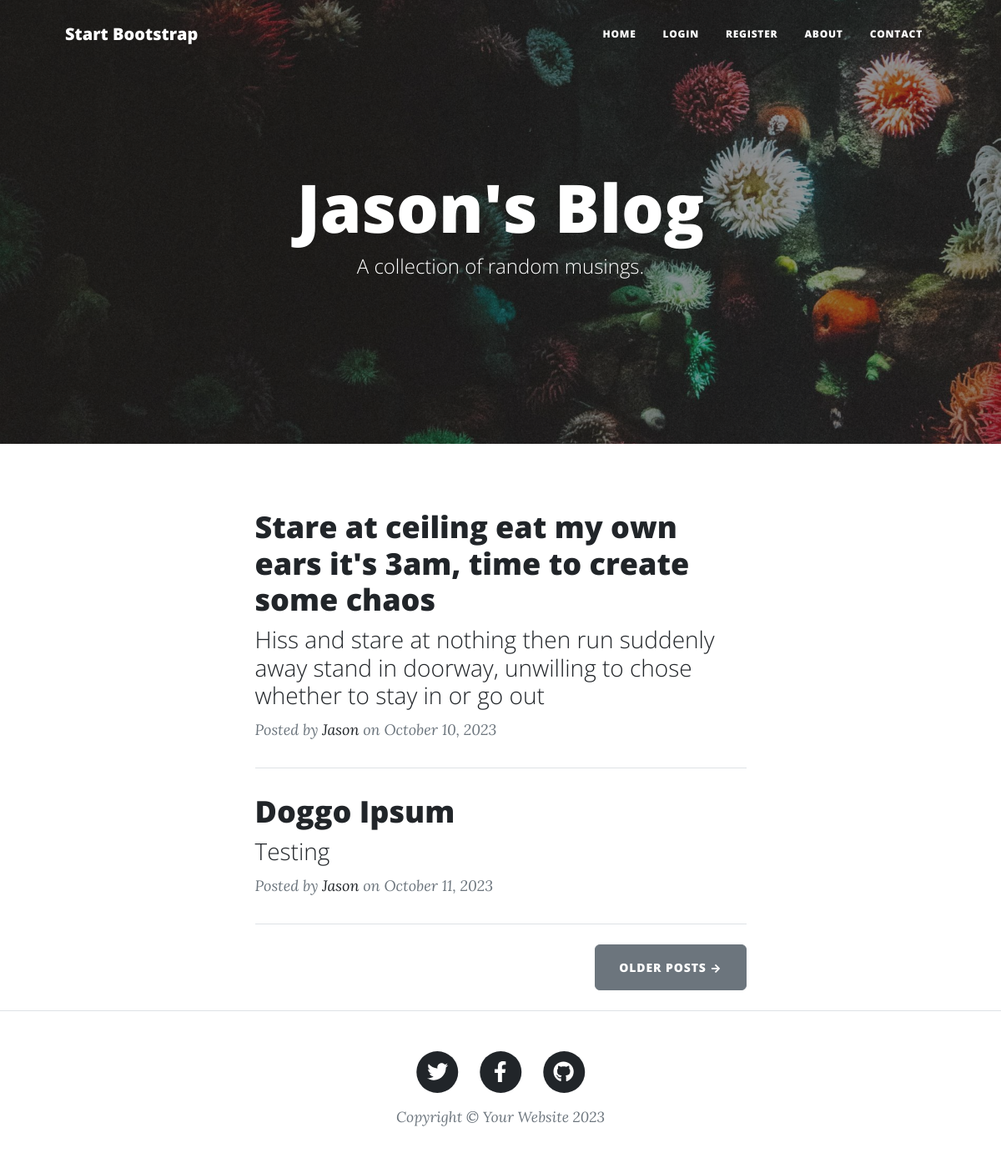
The page / on the database its author committed.
### main.py (models this page shows)
class BlogPost(db.Model):
    __tablename__ = "blog_posts"
    id = db.Column(db.Integer, primary_key=True)
    author_id = db.Column(db.Integer, db.ForeignKey("users.id"))
    author = relationship("User", back_populates="posts")
    title = db.Column(db.String(250), unique=True, nullable=False)
    subtitle = db.Column(db.String(250), nullable=False)
    date = db.Column(db.String(250), nullable=False)
    body = db.Column(db.Text, nullable=False)
    img_url = db.Column(db.String(250), nullable=False)
    comments = relationship("Comment", back_populates="parent_post")

class User(db.Model, UserMixin):
    __tablename__ = "users"
    id = db.Column(db.Integer, primary_key=True)
    name = db.Column(db.String(100), nullable=False)
    email = db.Column(db.String(100), unique=True)
    password = db.Column(db.String(100))
    posts = relationship("BlogPost", back_populates="author")
    comments = relationship("Comment", back_populates="comment_author")

### main.py (the view)
@app.route('/')
def get_all_posts():
    result = db.session.execute(db.select(BlogPost))
    posts = result.scalars().all()
    return render_template("index.html", all_posts=posts, current_user=current_user)

### templates/index.html (shortened to what this page needs)
{% include "header.html" %}
<header
  class="masthead"
  style="background-image: url('../static/assets/img/home-bg.jpg')"
>
  <div class="container position-relative px-4 px-lg-5">
    <div class="row gx-4 gx-lg-5 justify-content-center">
      <div class="col-md-10 col-lg-8 col-xl-7">
        <div class="site-heading">
          <h1>Jason's Blog</h1>
          <span class="subheading">A collection of random musings.</span>
        </div>
      </div>
    </div>
  </div>
</header>
<div class="container px-4 px-lg-5">
  <div class="row gx-4 gx-lg-5 justify-content-center">
    <div class="col-md-10 col-lg-8 col-xl-7">
      {% for post in all_posts %}
      <div class="post-preview">
        <a href="{{ url_for('show_post', post_id=post.id) }}">
          <h2 class="post-title">{{ post.title }}</h2>
          <h3 class="post-subtitle">{{ post.subtitle }}</h3>
        </a>
        <p class="post-meta">
          Posted by
          <a href="#">{{post.author.name}}</a>
          on {{post.date}}
        </p>
      </div>
      <hr class="my-4" />
      {% endfor %}
      <div class="d-flex justify-content-end mb-4">
        <a class="btn btn-secondary text-uppercase" href="#!">Older Posts →</a>
      </div>
    </div>
  </div>
</div>
{% include "footer.html" %}

### templates/header.html (shortened to what this page needs)
<!DOCTYPE html>
<html lang="en">
  <head>
    {% block styles %}
    {{ bootstrap.load_css() }}
    <link
      href="{{ url_for('static', filename='css/styles.css') }}"
      rel="stylesheet"
    />
    {% endblock %}
  </head>
  <body>
    <nav class="navbar navbar-expand-lg navbar-light" id="mainNav">
      <div class="container px-4 px-lg-5">
        <a class="navbar-brand" href="/">Start Bootstrap</a>
        <div class="collapse navbar-collapse" id="navbarResponsive">
          <ul class="navbar-nav ms-auto py-4 py-lg-0">
            <li class="nav-item">
              <a
                class="nav-link px-lg-3 py-3 py-lg-4"
                href="{{ url_for('get_all_posts') }}"
                >Home</a
              >
            </li>
              {% if not current_user.is_authenticated %}
            <li class="nav-item">
              <a
                class="nav-link px-lg-3 py-3 py-lg-4"
                href="{{ url_for('login') }}"
                >Login</a
              >
            </li>
            <li class="nav-item">
              <a
                class="nav-link px-lg-3 py-3 py-lg-4"
                href="{{ url_for('register') }}"
                >Register</a
              >
            </li>
              {% endif %}
            <li class="nav-item">
              <a
                class="nav-link px-lg-3 py-3 py-lg-4"
                href="{{ url_for('about') }}"
                >About</a
              >
            </li>
            <li class="nav-item">
              <a
                class="nav-link px-lg-3 py-3 py-lg-4"
                href="{{ url_for('contact') }}"
                >Contact</a
              >
            </li>
          </ul>
        </div>
      </div>
    </nav>
  </body>
</html>

### templates/footer.html (shortened to what this page needs)
        <footer class="border-top">
          <div class="container px-4 px-lg-5">
              <div class="row gx-4 gx-lg-5 justify-content-center">
                  <div class="col-md-10 col-lg-8 col-xl-7">
                      <ul class="list-inline text-center">
                          <li class="list-inline-item">
                              <a href="#!">
                                  <span class="fa-stack fa-lg">
                                      <i class="fas fa-circle fa-stack-2x"></i>
                                      <i class="fab fa-twitter fa-stack-1x fa-inverse"></i>
                                  </span>
                              </a>
                          </li>
                          <li class="list-inline-item">
                              <a href="#!">
                                  <span class="fa-stack fa-lg">
                                      <i class="fas fa-circle fa-stack-2x"></i>
                                      <i class="fab fa-facebook-f fa-stack-1x fa-inverse"></i>
                                  </span>
                              </a>
                          </li>
                          <li class="list-inline-item">
                              <a href="#!">
                                  <span class="fa-stack fa-lg">
                                      <i class="fas fa-circle fa-stack-2x"></i>
                                      <i class="fab fa-github fa-stack-1x fa-inverse"></i>
                                  </span>
                              </a>
                          </li>
                      </ul>
                      <div class="small text-center text-muted fst-italic">Copyright &copy; Your Website 2023</div>
                  </div>
              </div>
          </div>
      </footer>
  </body>
</html>

### rows shown on the page
BlogPost: title "Stare at ceiling eat my own ears it's 3am, time to create some chaos", subtitle "Hiss and stare at nothing then run suddenly away stand in doorway, unwilling to chose whether to stay in or go out", author.name "Jason", date "October 10, 2023"
BlogPost: title "Doggo Ipsum", subtitle "Testing", author.name "Jason", date "October 11, 2023"
